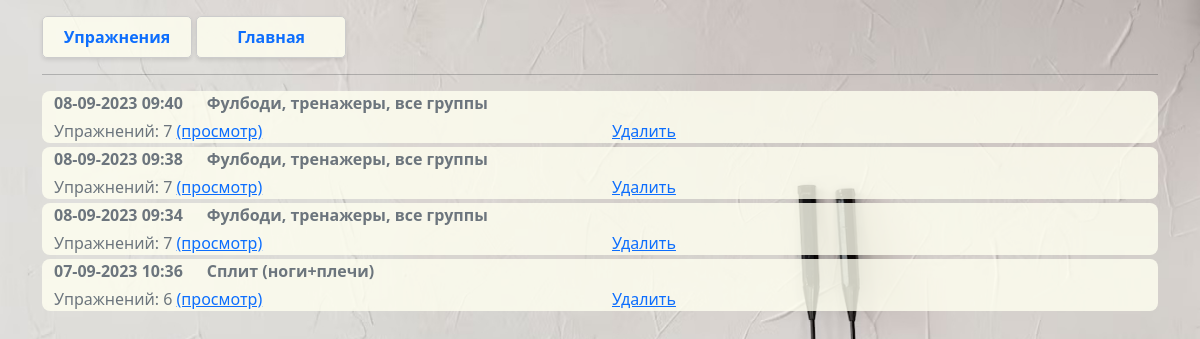
Screenshot of /statistics (signed in) with the database file from the repository.
### _models.py (models this page shows, shortened)
class Training(db.Model):
    __tablename__ = 'trainings'
    training_id = db.Column(db.Integer, primary_key=True)
    name = db.Column(db.String(50), nullable=False)
    owner = db.Column(db.String(80), default='admin')
    exercises = relationship('Exercise', secondary='training_exercises', overlaps="trainings")
    user_trainings = relationship('UserTraining', back_populates='training', cascade='all, delete-orphan')
    plans = relationship('Plan', secondary='plan_trainings', back_populates='trainings')

### main.py (the view)
@app.route('/statistics')
def statistics():
    if not current_user:
        flash('Пользователь не в системе')
        return render_template("index.html")
    u_utr = UserTraining.query.filter_by(user_id=current_user.id, assigned=True, completed=False).all()
    c_utr = UserTraining.query.filter_by(user_id=current_user.id, assigned=True, completed=True).all()
    uncompleted_trainings = []
    for u_tr in u_utr:
        train = Training.query.get(u_tr.training_id)
        if train:
            uncompleted_trainings.append([train, u_tr.id])
    completed_trainings = []
    for c_tr in c_utr:
        train = Training.query.get(c_tr.training_id)
        if train:
            ex_count=len(train.exercises)
            formatted_datetime = c_tr.date_completed.strftime("%d-%m-%Y %H:%M")
            completed_trainings.append([train, c_tr.id, ex_count, formatted_datetime ])
    completed_trainings.reverse()
    return render_template('statistics.html', uncompleted_trainings=uncompleted_trainings, completed_trainings=completed_trainings, user=current_user)

### main.py (called while the page is built)
@login_manager.user_loader
def load_user(user_id):
    return User.query.get(int(user_id))

### templates/statistics.html (shortened to what this page needs)
{% extends 'base.html' %}
{% block body %}
<div class="pt-3">
    <div>
    <form action="/statistics/exercises" method="post">
        <input type="submit" class="statistics-btn d-inline-flex p-2 fw-bold text-primary fs-6 link-underline link-underline-opacity-0" value="Упражнения">
    <a href="/" class="statistics-btn d-inline-flex p-2 fw-bold fs-6 link-underline link-underline-opacity-0">
        Главная
    </a>
    </form>
    <hr>
    {% for ct in completed_trainings %}
    <div class="container mb-1 background-custom-light rounded-3">
        <div class="row mb-1 text-secondary fw-semibold">
            <div class="col col-md-auto">
                {{ct[3]}}
            </div>
            <div class="col">
                {{ ct[0].name }}
            </div>
        </div>
        <div class="row mb-1 text-secondary">
            <div class="col">
                Упражнений: {{ct[2]}} <a href="/statistics/details/{{ct[1]}}" >(просмотр)</a>
            </div>
            <div class="col">
                <a href="/statistics/delete/{{ct[1]}}">Удалить</a>
            </div>
        </div>
    </div>
    {% endfor %}
    </div>
</div>
{% endblock %}

### static/css/main.css (style rules this page uses)
body { background-image: url('../imgs/background.jpg'); background-size: cover; background-repeat: no-repeat; background-attachment: fixed; }
.statistics-btn { display: flex; justify-content: center; padding: 2px; border: 1px solid #ccc; border-radius: 5px; background-color: rgba(255,255,240, 0.8); box-shadow: 0 2px 4px rgba(0, 0, 0, 0.1); max-width: 150px; width: 100%; }
.background-custom-light { background-color: rgba(255,255,240, 0.8); }

### rows the page displays
Training: ct "08-09-2023 09:40", name "Фулбоди, тренажеры, все группы", ct "7", ct "08-09-2023 09:38", ct "08-09-2023 09:34"
Training: ct "07-09-2023 10:36", name "Сплит (ноги+плечи)", training_id "6"
